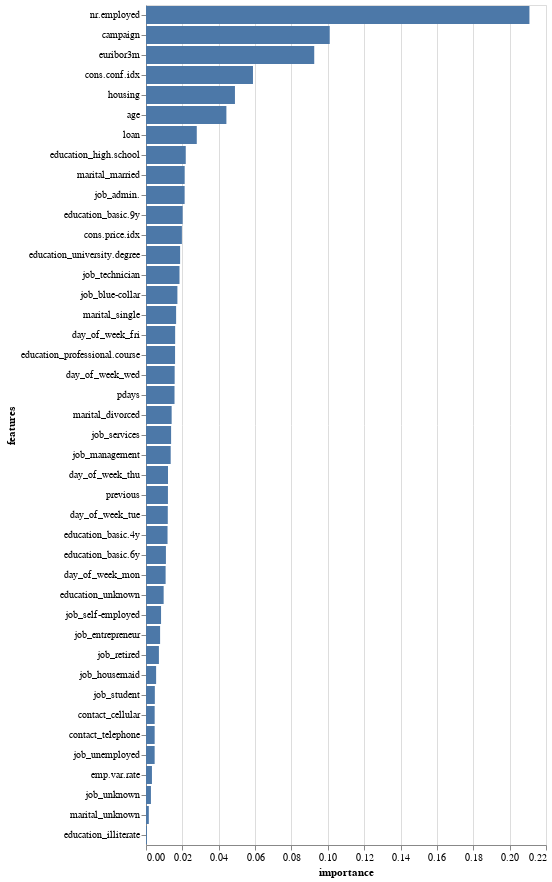

Write notebook code for a chart like this one.
### Code cell
feature_df = pd.DataFrame({'features':X.columns, 'importance':clf.feature_importances_})

alt.Chart(feature_df).mark_bar().encode(
    x = 'importance',
     y = alt.Y('features', sort='-x')
 )

### Figure 1 — Vega-Lite specification as saved in the notebook (floating-point values rounded to 4 significant figures)
{"config": {"view": {"continuousWidth": 400, "continuousHeight": 300}}, "data": {"name": "data-492feef49222d7308b8795531644d56d"}, "mark": "bar", "encoding": {"x": {"type": "quantitative", "field": "importance"}, "y": {"type": "nominal", "field": "features", "sort": "-x"}}, "$schema": "https://vega.github.io/schema/vega-lite/v4.8.1.json", "datasets": {"data-492feef49222d7308b8795531644d56d": [{"features": "age", "importance": 0.04422}, {"features": "housing", "importance": 0.04892}, {"features": "loan", "importance": 0.02793}, {"features": "campaign", "importance": 0.101}, {"features": "pdays", "importance": 0.01569}, {"features": "previous", "importance": 0.01207}, {"features": "emp.var.rate", "importance": 0.003271}, {"features": "cons.price.idx", "importance": 0.01974}, {"features": "cons.conf.idx", "importance": 0.05884}, {"features": "euribor3m", "importance": 0.09253}, {"features": "nr.employed", "importance": 0.2109}, {"features": "job_admin.", "importance": 0.02125}, {"features": "job_blue-collar", "importance": 0.01727}, {"features": "job_entrepreneur", "importance": 0.007756}, {"features": "job_housemaid", "importance": 0.005567}, {"features": "job_management", "importance": 0.01358}, {"features": "job_retired", "importance": 0.007102}, {"features": "job_self-employed", "importance": 0.008281}, {"features": "job_services", "importance": 0.01381}, {"features": "job_student", "importance": 0.004861}, {"features": "job_technician", "importance": 0.01843}, {"features": "job_unemployed", "importance": 0.004759}, {"features": "job_unknown", "importance": 0.002711}, {"features": "day_of_week_fri", "importance": 0.01603}, {"features": "day_of_week_mon", "importance": 0.01079}, {"features": "day_of_week_thu", "importance": 0.01211}, {"features": "day_of_week_tue", "importance": 0.01198}, {"features": "day_of_week_wed", "importance": 0.01577}, {"features": "education_basic.4y", "importance": 0.01185}, {"features": "education_basic.6y", "importance": 0.01096}, {"features": "education_basic.9y", "importance": 0.02016}, {"features": "education_high.school", "importance": 0.02186}, {"features": "education_illiterate", "importance": 0.0004922}, {"features": "education_professional.course", "importance": 0.01598}, {"features": "education_university.degree", "importance": 0.01876}, {"features": "education_unknown", "importance": 0.009709}, {"features": "contact_cellular", "importance": 0.004771}, {"features": "contact_telephone", "importance": 0.004765}, {"features": "marital_divorced", "importance": 0.01411}, {"features": "marital_married", "importance": 0.02128}, {"features": "marital_single", "importance": 0.01656}, {"features": "marital_unknown", "importance": 0.001551}]}}
